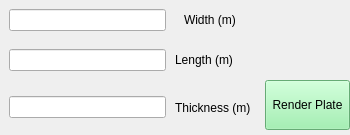
           <widget class="QFrame" name="frame_4">
            <property name="maximumSize">
             <size>
              <width>350</width>
              <height>16777215</height>
             </size>
            </property>
            <property name="frameShape">
             <enum>QFrame::NoFrame</enum>
            </property>
            <property name="frameShadow">
             <enum>QFrame::Plain</enum>
            </property>
            <property name="lineWidth">
             <number>0</number>
            </property>
            <layout class="QVBoxLayout" name="verticalLayout_3">
             <property name="spacing">
              <number>0</number>
             </property>
             <property name="leftMargin">
              <number>0</number>
             </property>
             <property name="topMargin">
              <number>0</number>
             </property>
             <property name="rightMargin">
              <number>0</number>
             </property>
             <property name="bottomMargin">
              <number>0</number>
             </property>
             <item>
              <widget class="QFrame" name="frame_7">
               <property name="frameShape">
                <enum>QFrame::NoFrame</enum>
               </property>
               <property name="frameShadow">
                <enum>QFrame::Plain</enum>
               </property>
               <property name="lineWidth">
                <number>0</number>
               </property>
               <layout class="QHBoxLayout" name="horizontalLayout_4">
                <property name="spacing">
                 <number>0</number>
                </property>
                <property name="leftMargin">
                 <number>0</number>
                </property>
                <property name="topMargin">
                 <number>0</number>
                </property>
                <property name="rightMargin">
                 <number>0</number>
                </property>
                <property name="bottomMargin">
                 <number>0</number>
                </property>
                <item>
                 <widget class="QFrame" name="frame_16">
                  <property name="minimumSize">
                   <size>
                    <width>175</width>
                    <height>0</height>
                   </size>
                  </property>
                  <property name="frameShape">
                   <enum>QFrame::NoFrame</enum>
                  </property>
                  <property name="frameShadow">
                   <enum>QFrame::Plain</enum>
                  </property>
                  <property name="lineWidth">
                   <number>0</number>
                  </property>
                  <layout class="QHBoxLayout" name="horizontalLayout_5">
                   <item>
                    <widget class="QLineEdit" name="WidthInput"/>
                   </item>
                  </layout>
                 </widget>
                </item>
                <item>
                 <widget class="QFrame" name="frame_17">
                  <property name="minimumSize">
                   <size>
                    <width>175</width>
                    <height>0</height>
                   </size>
                  </property>
                  <property name="frameShape">
                   <enum>QFrame::NoFrame</enum>
                  </property>
                  <property name="frameShadow">
                   <enum>QFrame::Plain</enum>
                  </property>
                  <property name="lineWidth">
                   <number>0</number>
                  </property>
                  <layout class="QVBoxLayout" name="verticalLayout_8">
                   <item>
                    <widget class="QLabel" name="label">
                     <property name="text">
                      <string>Width (m)</string>
                     </property>
                    </widget>
                   </item>
                  </layout>
                 </widget>
                </item>
               </layout>
              </widget>
             </item>
             <item>
              <widget class="QFrame" name="frame_9">
               <property name="frameShape">
                <enum>QFrame::NoFrame</enum>
               </property>
               <property name="frameShadow">
                <enum>QFrame::Plain</enum>
               </property>
               <property name="lineWidth">
                <number>0</number>
               </property>
               <layout class="QHBoxLayout" name="horizontalLayout_3">
                <property name="spacing">
                 <number>0</number>
                </property>
                <property name="leftMargin">
                 <number>0</number>
                </property>
                <property name="topMargin">
                 <number>0</number>
                </property>
                <property name="rightMargin">
                 <number>0</number>
                </property>
                <property name="bottomMargin">
                 <number>0</number>
                </property>
                <item>
                 <widget class="QFrame" name="frame_18">
                  <property name="minimumSize">
                   <size>
                    <width>175</width>
                    <height>0</height>
                   </size>
                  </property>
                  <property name="frameShape">
                   <enum>QFrame::NoFrame</enum>
                  </property>
                  <property name="frameShadow">
                   <enum>QFrame::Plain</enum>
                  </property>
                  <property name="lineWidth">
                   <number>0</number>
                  </property>
                  <layout class="QVBoxLayout" name="verticalLayout_6">
                   <property name="spacing">
                    <number>6</number>
                   </property>
                   <property name="leftMargin">
                    <number>9</number>
                   </property>
                   <property name="topMargin">
                    <number>9</number>
                   </property>
                   <property name="rightMargin">
                    <number>9</number>
                   </property>
                   <property name="bottomMargin">
                    <number>9</number>
                   </property>
                   <item>
                    <widget class="QLineEdit" name="LengthInput"/>
                   </item>
                  </layout>
                 </widget>
                </item>
                <item>
                 <widget class="QFrame" name="frame_19">
                  <property name="minimumSize">
                   <size>
                    <width>175</width>
                    <height>0</height>
                   </size>
                  </property>
                  <property name="frameShape">
                   <enum>QFrame::NoFrame</enum>
                  </property>
                  <property name="frameShadow">
                   <enum>QFrame::Plain</enum>
                  </property>
                  <property name="lineWidth">
                   <number>0</number>
                  </property>
                  <layout class="QVBoxLayout" name="verticalLayout_9">
                   <property name="spacing">
                    <number>0</number>
                   </property>
                   <property name="leftMargin">
                    <number>0</number>
                   </property>
                   <property name="topMargin">
                    <number>0</number>
                   </property>
                   <property name="rightMargin">
                    <number>0</number>
                   </property>
                   <property name="bottomMargin">
                    <number>0</number>
                   </property>
                   <item>
                    <widget class="QLabel" name="label_2">
                     <property name="text">
                      <string>Length (m)</string>
                     </property>
                    </widget>
                   </item>
                  </layout>
                 </widget>
                </item>
               </layout>
              </widget>
             </item>
             <item>
              <widget class="QFrame" name="frame_8">
               <property name="frameShape">
                <enum>QFrame::NoFrame</enum>
               </property>
               <property name="frameShadow">
                <enum>QFrame::Plain</enum>
               </property>
               <property name="lineWidth">
                <number>0</number>
               </property>
               <layout class="QHBoxLayout" name="horizontalLayout_2">
                <property name="spacing">
                 <number>0</number>
                </property>
                <property name="leftMargin">
                 <number>0</number>
                </property>
                <property name="topMargin">
                 <number>0</number>
                </property>
                <property name="rightMargin">
                 <number>0</number>
                </property>
                <property name="bottomMargin">
                 <number>0</number>
                </property>
                <item>
                 <widget class="QFrame" name="frame_20">
                  <property name="minimumSize">
                   <size>
                    <width>175</width>
                    <height>0</height>
                   </size>
                  </property>
                  <property name="frameShape">
                   <enum>QFrame::NoFrame</enum>
                  </property>
                  <property name="frameShadow">
                   <enum>QFrame::Plain</enum>
                  </property>
                  <property name="lineWidth">
                   <number>0</number>
                  </property>
                  <layout class="QVBoxLayout" name="verticalLayout_7">
                   <item>
                    <widget class="QLineEdit" name="ThicknessInput"/>
                   </item>
                  </layout>
                 </widget>
                </item>
                <item>
                 <widget class="QFrame" name="frame_21">
                  <property name="minimumSize">
                   <size>
                    <width>175</width>
                    <height>0</height>
                   </size>
                  </property>
                  <property name="frameShape">
                   <enum>QFrame::NoFrame</enum>
                  </property>
                  <property name="frameShadow">
                   <enum>QFrame::Plain</enum>
                  </property>
                  <property name="lineWidth">
                   <number>0</number>
                  </property>
                  <layout class="QHBoxLayout" name="horizontalLayout_13">
                   <property name="spacing">
                    <number>0</number>
                   </property>
                   <property name="leftMargin">
                    <number>0</number>
                   </property>
                   <property name="topMargin">
                    <number>0</number>
                   </property>
                   <property name="rightMargin">
                    <number>0</number>
                   </property>
                   <property name="bottomMargin">
                    <number>0</number>
                   </property>
                   <item>
                    <widget class="QLabel" name="label_3">
                     <property name="maximumSize">
                      <size>
                       <width>80</width>
                       <height>16777215</height>
                      </size>
                     </property>
                     <property name="text">
                      <string>Thickness (m)</string>
                     </property>
                    </widget>
                   </item>
                   <item>
                    <widget class="QFrame" name="frame_2">
                     <property name="frameShape">
                      <enum>QFrame::NoFrame</enum>
                     </property>
                     <property name="frameShadow">
                      <enum>QFrame::Plain</enum>
                     </property>
                     <property name="lineWidth">
                      <number>0</number>
                     </property>
                     <layout class="QVBoxLayout" name="verticalLayout_10">
                      <property name="spacing">
                       <number>0</number>
                      </property>
                      <property name="leftMargin">
                       <number>10</number>
                      </property>
                      <property name="topMargin">
                       <number>0</number>
                      </property>
                      <property name="rightMargin">
                       <number>0</number>
                      </property>
                      <property name="bottomMargin">
                       <number>5</number>
                      </property>
                      <item>
                       <widget class="QPushButton" name="RenderPlateBtn">
                        <property name="minimumSize">
                         <size>
                          <width>60</width>
                          <height>50</height>
                         </size>
                        </property>
                        <property name="maximumSize">
                         <size>
                          <width>85</width>
                          <height>16777215</height>
                         </size>
                        </property>
                        <property name="styleSheet">
                         <string notr="true">background-color: rgb(143, 240, 164);</string>
                        </property>
                        <property name="text">
                         <string>Render Plate</string>
                        </property>
                        <property name="flat">
                         <bool>false</bool>
                        </property>
                       </widget>
                      </item>
                     </layout>
                    </widget>
                   </item>
                  </layout>
                 </widget>
                </item>
               </layout>
              </widget>
             </item>
            </layout>
           </widget>
